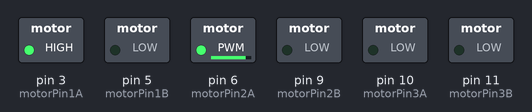
This sketch was run on a simulated Arduino Uno, built with avr-gcc and run on an emulated ATmega328P. Shown: switched loads named in the sketch (green lamp = pin HIGH).

Above: at 0.1 s.
Timing chart, 0 to 1.6 s (numbered marks = the images above):
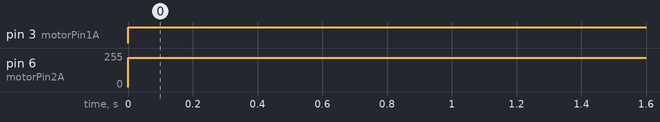

The sketch:

Coro_PWMmotorCheck.ino
```cpp
#include <Wire.h>

#define motorPin1A 3
#define motorPin1B 5
#define motorPin2A 6
#define motorPin2B 9
#define motorPin3A 10
#define motorPin3B 11


void setup() {
  // put your setup code here, to run once:
  Serial.begin(9600);
  pinMode(motorPin1A, OUTPUT);
  pinMode(motorPin1B, OUTPUT);
  pinMode(motorPin2A, OUTPUT);
  pinMode(motorPin2B, OUTPUT);
  pinMode(motorPin3A, OUTPUT);
  pinMode(motorPin3B, OUTPUT);

  analogWrite(motorPin1A, 0);
  analogWrite(motorPin2A, 0);
  analogWrite(motorPin3A, 0);

  analogWrite(motorPin1B, 0);
  analogWrite(motorPin2B, 0);
  analogWrite(motorPin3B, 0);
}

void loop() {
  // put your main code here, to run repeatedly:
  analogWrite(motorPin1A, 255);
  analogWrite(motorPin2A, 220);
  analogWrite(motorPin3B, 0);
  delay(3000);

  analogWrite(motorPin1B, 0);
  analogWrite(motorPin2B, 0);
  analogWrite(motorPin3B, 0);
  delay(1000);

}
```

Measured:
- by itself, pin 3 (motorPin1A): LOW → HIGH at 0.00 s
- by itself, pin 6 (motorPin2A): 0/255 → 220/255 at 0.00 s
